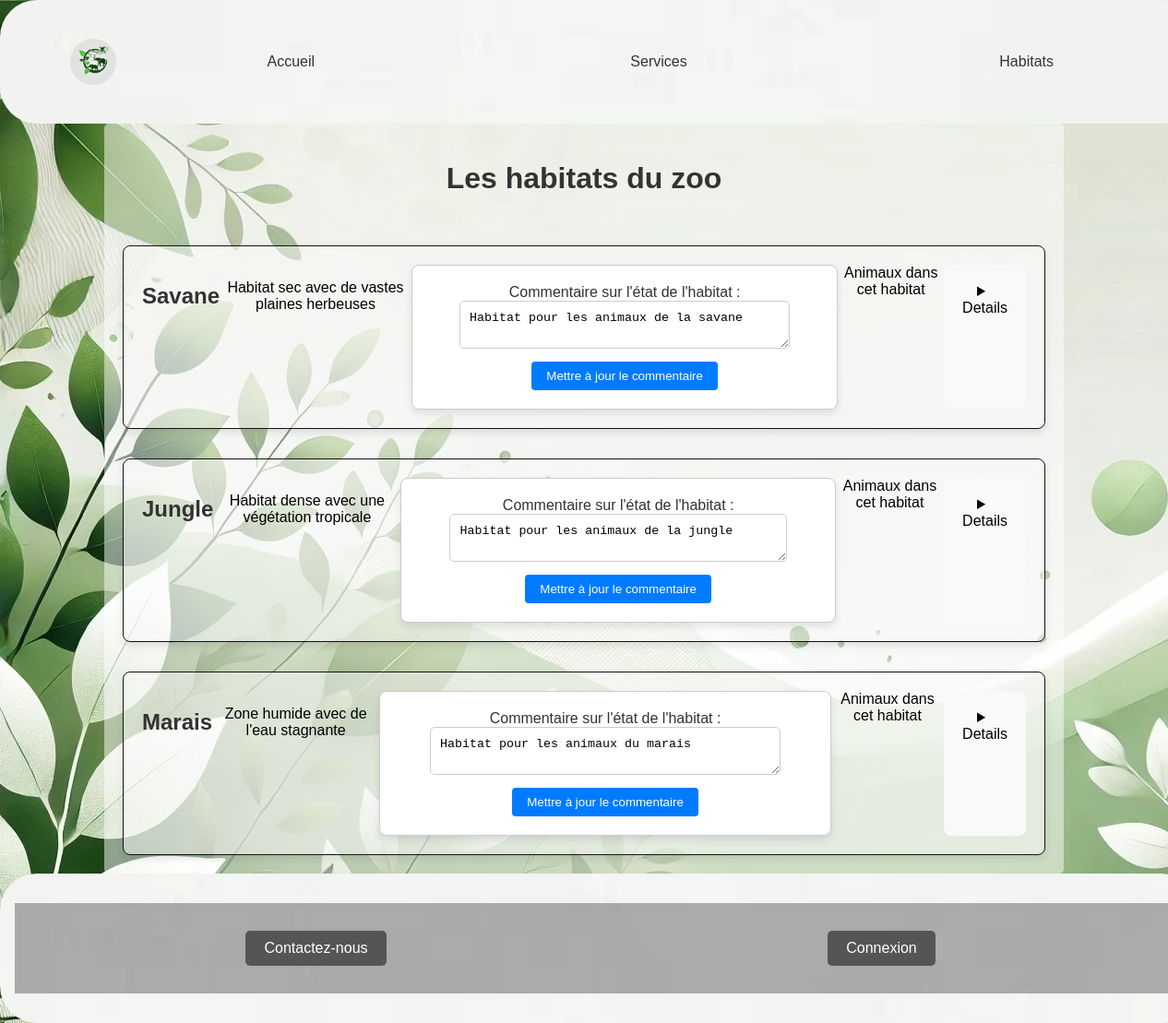
Before: /page/veterinaire.php with the older database file.
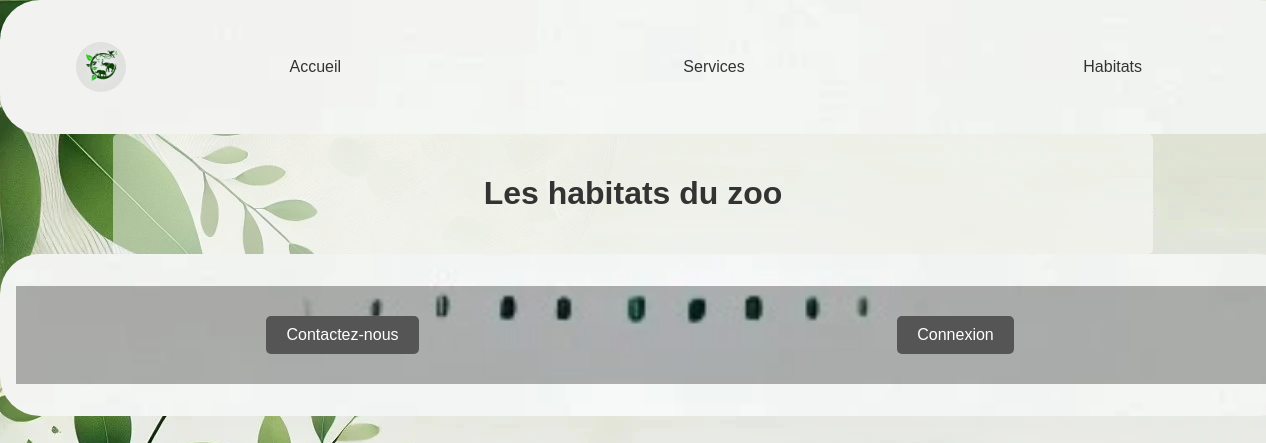
After: the same page with the newer database file.
### tables this page shows
CREATE TABLE `habitat` (
  `habitat_id` int(11) NOT NULL,
  `nom` varchar(50) DEFAULT NULL,
  `description` varchar(50) DEFAULT NULL,
  `commentaire_habitat` varchar(50) DEFAULT NULL,
  `photo` longblob NOT NULL
);

### page/veterinaire.php (the view, shortened to what this page needs)
<?php
$host = 'localhost';
$dbname = 'arcadia';
$username = 'root';
$password = '';
try {
    $pdo = new PDO("mysql:host=$host;dbname=$dbname", $username, $password);
    $pdo->setAttribute(PDO::ATTR_ERRMODE, PDO::ERRMODE_EXCEPTION);
} catch (PDOException $e) {
    die("Erreur de connexion : " . $e->getMessage());
}
$sql = "SELECT * FROM habitat";
$statement = $pdo->prepare($sql);
$statement->execute();
$habitats = $statement->fetchAll(PDO::FETCH_ASSOC);
?>
<!DOCTYPE html>
<html lang="fr">
<head>
    <link rel="stylesheet" href="../source/css/style.css">
    <link rel="stylesheet" href="../source/css/header_footer.css">
    <link rel="stylesheet" href="../source/css/forPage.css">
</head>
<body>
    <header>
        <nav>
            <ul id="header"></ul>
        </nav>
    </header>
    <main>
        <h1>Les habitats du zoo</h1>
        <?php foreach ($habitats as $habitat): ?>
            <section class="habitat">
                <h2><?php echo $habitat['nom']; ?></h2>
                <p><?php echo $habitat['description']; ?></p>
                <form action="" method="POST" >
                    <label for="commentaire_habitat">Commentaire sur l'état de l'habitat :</label>
                    <textarea name="commentaire_habitat" id="commentaire_habitat" required><?php echo $habitat['commentaire_habitat']; ?></textarea>
                    <button type="submit">Mettre à jour le commentaire</button>
                </form>
                <summary>Animaux dans cet habitat</summary>
                <details class="animauxHabitat">
                </details>
            </section>
        <?php endforeach; ?>
    </main>
    <footer>
        <nav>
            <ul id="footer"></ul>
        </nav>
    </footer>
</body>
</html>

### source/css/style.css (style rules this page uses)
body { font-family: Arial, sans-serif; margin: 0; padding: 0; background-image: url('../../doc/photo/image_site/background_WEBP.webp'); background-color: #f4f4f4; }
header, footer { width: 100%; padding: 1rem; color: white; text-align: center; background-image: url('../../doc/photo/image_site/border_WEBP.webp'); background-size: cover; background-position: center; background-attachment: fixed; border-radius: 40px; }
main { width: 100%; max-width: 1000px; padding: 20px; margin: 0 auto; background-color: rgba(255, 255, 255, 0.5); border-radius: 5px; display: flex; flex-direction: column; gap: 2rem; align-items: center; }
section, form, .principal, .principalHabitat, .Sectionhabitat, .boutonAnimal { border: 1px solid #ccc; border-radius: 8px; background-color: #fff; box-shadow: 0 4px 8px rgba(0, 0, 0, 0.1); padding: 20px; text-align: center; }
button { padding: 0.5rem 1rem; background-color: #007bff; color: #fff; border: none; border-radius: 4px; cursor: pointer; transition: background-color 0.3s; }

### source/css/header_footer.css (style rules this page uses)
#footer { display: flex; justify-content: center; flex-wrap: wrap; padding: 20px; background-color: rgba(0, 0, 0, 0.3); color: #fff; }

### source/css/forPage.css (style rules this page uses)
label, h1, h2, h3 { color: #333; text-align: center; }
input, select, textarea, #pseudoComZooIndex, #commentaireComZooIndex { width: 80%; padding: 10px; border: 1px solid #ccc; border-radius: 5px; margin-bottom: 10px; }
#detailsComZooIndex, .commentIndex, details { background-color: #f9f9f9; border-radius: 8px; padding: 20px; }
section { display: flex; flex: 1 1 50%; padding: 20px; border: 1px solid #131212; border-radius: 8px; background-color: rgba(250, 250, 250, 0.5); box-shadow: 0 4px 8px rgba(0, 0, 0, 0.1); text-align: center; }

Changed rows visible on the page:
removed habitat: nom "Savane", description "Habitat sec avec de vastes plaines herbeuses", commentaire_habitat "Habitat pour les animaux de la savane"
removed habitat: nom "Jungle", description "Habitat dense avec une végétation tropicale", commentaire_habitat "Habitat pour les animaux de la jungle"
removed habitat: nom "Marais", description "Zone humide avec de l'eau stagnante", commentaire_habitat "Habitat pour les animaux du marais"
